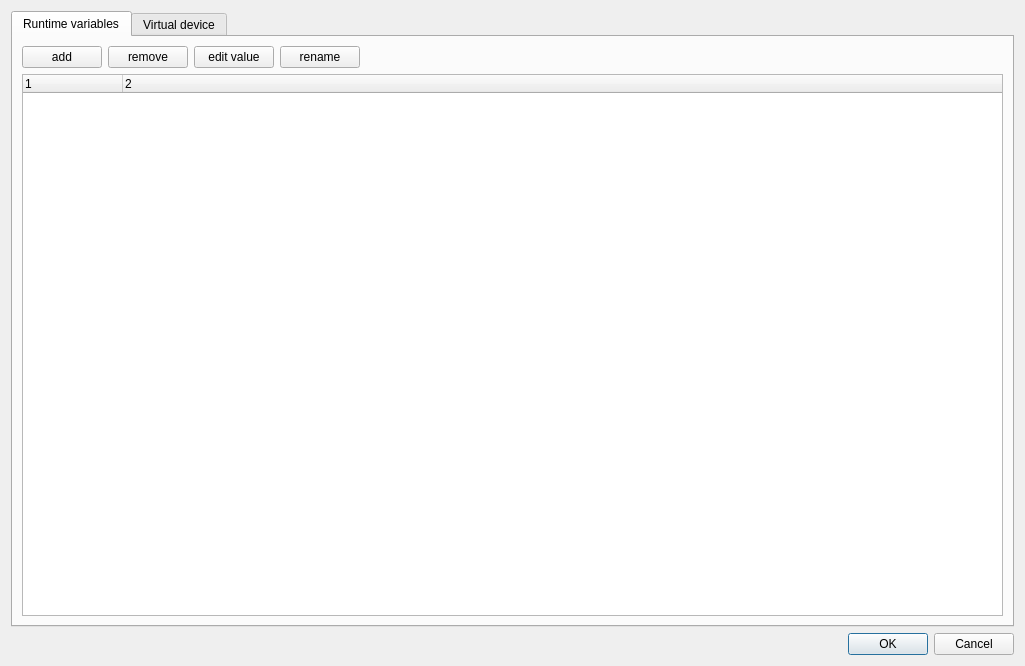
<?xml version="1.0" encoding="UTF-8"?>
<ui version="4.0">
 <class>ProgramConfigDialog</class>
 <widget class="QDialog" name="ProgramConfigDialog">
  <property name="geometry">
   <rect>
    <x>0</x>
    <y>0</y>
    <width>1025</width>
    <height>666</height>
   </rect>
  </property>
  <property name="windowTitle">
   <string>Dialog</string>
  </property>
  <layout class="QVBoxLayout" name="verticalLayout">
   <item>
    <widget class="QTabWidget" name="tabWidget">
     <property name="currentIndex">
      <number>0</number>
     </property>
     <widget class="QWidget" name="tab">
      <attribute name="title">
       <string>Runtime variables</string>
      </attribute>
      <layout class="QVBoxLayout" name="verticalLayout_2">
       <item>
        <widget class="QWidget" name="widget" native="true">
         <layout class="QHBoxLayout" name="horizontalLayout">
          <property name="leftMargin">
           <number>0</number>
          </property>
          <property name="topMargin">
           <number>0</number>
          </property>
          <property name="rightMargin">
           <number>0</number>
          </property>
          <property name="bottomMargin">
           <number>0</number>
          </property>
          <item>
           <widget class="QPushButton" name="addRuntimeVarBtn">
            <property name="text">
             <string>add</string>
            </property>
           </widget>
          </item>
          <item>
           <widget class="QPushButton" name="delRuntimeVarBtn">
            <property name="text">
             <string>remove</string>
            </property>
           </widget>
          </item>
          <item>
           <widget class="QPushButton" name="editRuntimeVarBtn">
            <property name="text">
             <string>edit value</string>
            </property>
           </widget>
          </item>
          <item>
           <widget class="QPushButton" name="renameRuntimeVarBtn">
            <property name="text">
             <string>rename</string>
            </property>
           </widget>
          </item>
          <item>
           <spacer name="horizontalSpacer">
            <property name="orientation">
             <enum>Qt::Horizontal</enum>
            </property>
            <property name="sizeHint" stdset="0">
             <size>
              <width>132</width>
              <height>20</height>
             </size>
            </property>
           </spacer>
          </item>
         </layout>
        </widget>
       </item>
       <item>
        <widget class="QTreeWidget" name="runtimeVarList">
         <property name="columnCount">
          <number>2</number>
         </property>
         <column>
          <property name="text">
           <string notr="true">1</string>
          </property>
         </column>
         <column>
          <property name="text">
           <string notr="true">2</string>
          </property>
         </column>
        </widget>
       </item>
      </layout>
     </widget>
     <widget class="QWidget" name="tab_2">
      <attribute name="title">
       <string>Virtual device</string>
      </attribute>
      <layout class="QVBoxLayout" name="verticalLayout_3">
       <item>
        <widget class="QCheckBox" name="vdevEnableCheck">
         <property name="text">
          <string>enable</string>
         </property>
        </widget>
       </item>
       <item>
        <widget class="QWidget" name="widget_2" native="true">
         <layout class="QHBoxLayout" name="horizontalLayout_2">
          <property name="leftMargin">
           <number>0</number>
          </property>
          <property name="topMargin">
           <number>0</number>
          </property>
          <property name="rightMargin">
           <number>0</number>
          </property>
          <property name="bottomMargin">
           <number>0</number>
          </property>
          <item>
           <widget class="QPushButton" name="vdevGenIdBtn">
            <property name="text">
             <string>Generate id</string>
            </property>
           </widget>
          </item>
          <item>
           <widget class="QLabel" name="label">
            <property name="text">
             <string>device id</string>
            </property>
           </widget>
          </item>
          <item>
           <widget class="QLineEdit" name="vdevIdEdit">
            <property name="placeholderText">
             <string>{00000000-0000-0000-0000-000000000000}</string>
            </property>
           </widget>
          </item>
          <item>
           <widget class="QLabel" name="label_2">
            <property name="text">
             <string>device name</string>
            </property>
           </widget>
          </item>
          <item>
           <widget class="QLineEdit" name="vdevNameEdit"/>
          </item>
         </layout>
        </widget>
       </item>
       <item>
        <widget class="QTabWidget" name="vdevTabWidget">
         <property name="currentIndex">
          <number>-1</number>
         </property>
        </widget>
       </item>
      </layout>
     </widget>
    </widget>
   </item>
   <item>
    <widget class="QDialogButtonBox" name="buttonBox">
     <property name="orientation">
      <enum>Qt::Horizontal</enum>
     </property>
     <property name="standardButtons">
      <set>QDialogButtonBox::Cancel|QDialogButtonBox::Ok</set>
     </property>
    </widget>
   </item>
  </layout>
 </widget>
 <resources/>
 <connections>
  <connection>
   <sender>buttonBox</sender>
   <signal>accepted()</signal>
   <receiver>ProgramConfigDialog</receiver>
   <slot>accept()</slot>
   <hints>
    <hint type="sourcelabel">
     <x>248</x>
     <y>254</y>
    </hint>
    <hint type="destinationlabel">
     <x>157</x>
     <y>274</y>
    </hint>
   </hints>
  </connection>
  <connection>
   <sender>buttonBox</sender>
   <signal>rejected()</signal>
   <receiver>ProgramConfigDialog</receiver>
   <slot>reject()</slot>
   <hints>
    <hint type="sourcelabel">
     <x>316</x>
     <y>260</y>
    </hint>
    <hint type="destinationlabel">
     <x>286</x>
     <y>274</y>
    </hint>
   </hints>
  </connection>
 </connections>
</ui>
